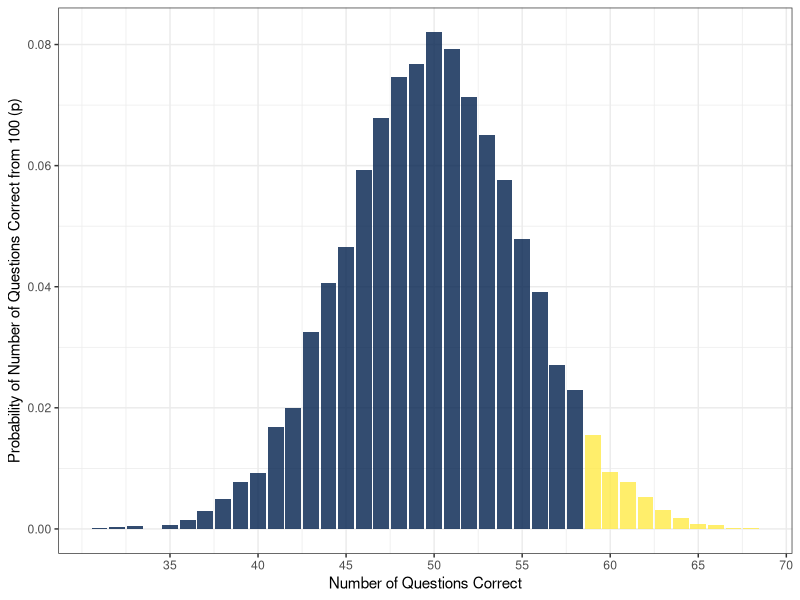

R code for this plot:
## ---- chunk 1
knitr::opts_chunk$set(echo = TRUE)
## ---- chunk 2
library(tidyverse)

## ---- chunk 3
pnorm(q = 120, mean = 100, sd = 15, lower.tail = FALSE)
answer_2 <- 0.09
## ---- chunk 4
qnorm(p = 0.05, mean = 100, sd = 15, lower.tail = TRUE)
answer_3 <- 75.33
## ---- chunk 5
qnorm(p = 0.02, mean = 100, sd = 15, lower.tail = FALSE)
answer_4 <- 130.81
## ---- chunk 6
answer_5 <- 0.03
## ---- chunk 7
pbinom(q = 1, size = 10, prob = 0.5)
answer_6 <- 0.01
## ---- chunk 8
pbinom(q = 5, size = 20, prob = 0.5, lower.tail = TRUE)
answer_7 <- 0.02
## ---- chunk 9
answer_8 <- NULL # Error in Question
## ---- chunk 10
qbinom(p = .05, size = 100, prob = .5, lower.tail = FALSE)
answer_9 <- 58
## ---- chunk 11
qbinom(p = .05, size = 10, prob = .5, lower.tail = FALSE)
answer_10 <- 8
## ---- chunk 12
library(tidyverse)
binom_dat <- replicate(n = 10000, expr = sample(0:1, 100, TRUE) %>% sum())

dat <- tibble(correct = binom_dat) %>%   
                group_by(correct) %>%      
                summarise(n = n(), 
                          p=n/10000) 

ggplot(dat, aes(x = correct,y = p)) + 
  geom_bar(stat = "identity", aes(fill = correct > 58), show.legend = FALSE, alpha = .8) + 
  labs(x = "Number of Questions Correct", y = "Probability of Number of Questions Correct from 100 (p)") +
  theme_bw() +
  scale_x_continuous(breaks = c(35,40,45,50,55,60,65,70)) +
  scale_fill_viridis_d(option = "E")
## ---- chunk 13
answer_11 <- 1
